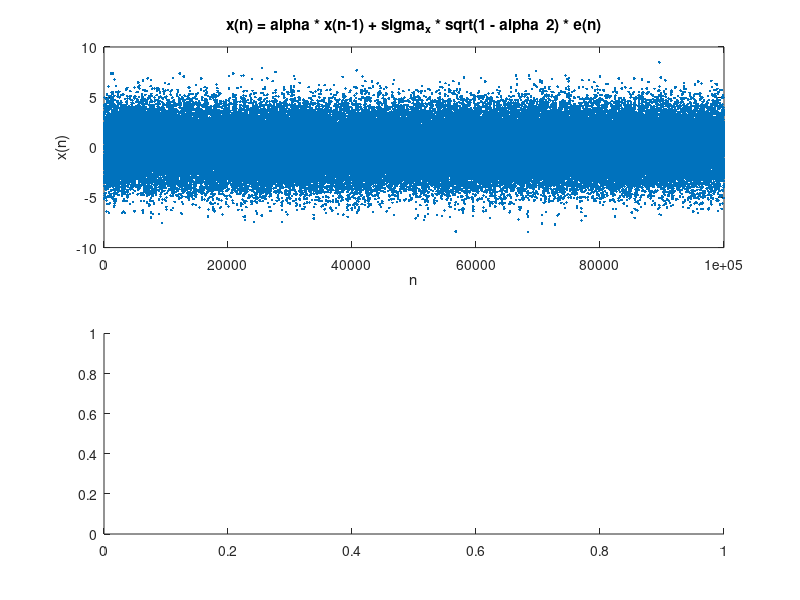

This figure's MATLAB source: (Note: this script raises an error after producing the figure.)
% sp_lab_1_3

% 定义参数
alpha = 0.6; % alpha 值
sigma_x = 2; % sigma_x 值
sigma = 1; % sigma 值
m = 0; % m 值
N = 100000; % 序列长度

% 生成 e(n) 序列
u1 = rand(N, 1); % 生成 N 个服从均匀分布的随机数 u1(n)
u2 = rand(N, 1); % 生成 N 个服从均匀分布的随机数 u2(n)
e = sigma * sqrt(-2 * log(u1)) .* cos(2 * pi * u2) + m; % 根据公式计算 e(n)

% 生成 x(n) 序列
x = zeros(N, 1); % 初始化 x(n) 序列为零向量
x(1) = alpha * 0 + sigma_x * sqrt(1 - alpha ^ 2) * e(1); % 计算 x(1) 的值

for n = 2:N % 循环计算 x(n) 的值
    x(n) = alpha * x(n - 1) + sigma_x * sqrt(1 - alpha ^ 2) * e(n); % 根据公式计算 x(n)
end

% 绘制 x(n) 的图像
subplot(2, 1, 1);
plot(x, '.'); % 使用 plot 函数绘制 x(n) 的图像
xlabel('n'); % 设置 x 轴的标签为 n
ylabel('x(n)'); % 设置 y 轴的标签为 x(n)
title('x(n) = alpha * x(n-1) + sigma_x * sqrt(1 - alpha ^ 2) * e(n)'); % 设置图像的标题

subplot(2, 1, 2);
histogram(x);
title('Histogram for x(n)');
